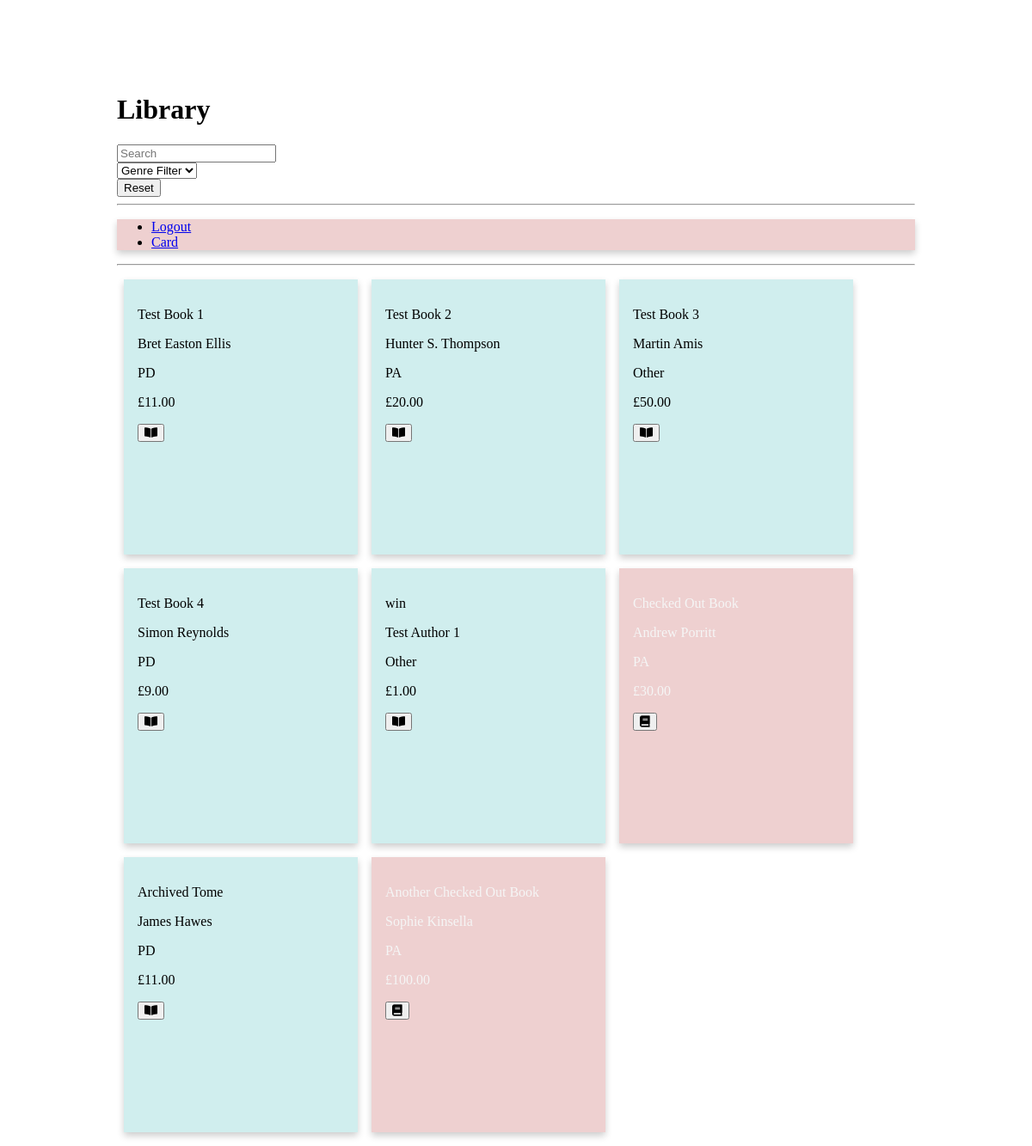
The app's page / (signed in) with its own data.
### library_books/models.py (models this page shows, shortened)
class Book(models.Model):
    title = models.CharField(max_length=254, default='')
    author = models.CharField(max_length=254, default='')
    genre = models.CharField(max_length=254, default='')
    price = models.DecimalField(max_digits=6, decimal_places=2)
    checkedOut = models.BooleanField(default=False)
    archived = models.BooleanField(default=False)

### library_books/views.py (the view)
# urls.py: path('', all_books, name='index'),
def all_books(request):
    books = Book.objects.all()
    return render(request, "books.html", {"books" : books})

### library_books/templates/books.html (shortened to what this page needs)
{% extends 'base.html' %}
{% block page_heading %}Library{% endblock %}
{% block content %}
    {% if user.is_authenticated %}
            <div class="lib_container">
                {% for book in books %}
                {% if book.checkedOut %}
                    <div class="lib_card checked">
                {% else %}
                    <div class="lib_card">
                {% endif %}
                        <p>{{ book.title}}</p>
                        <p>{{ book.author}}</p>
                        <p>{{ book.genre}}<p>
                {% if user.is_superuser %}
                    <p>£{{ book.price}}</p>
                {% endif %}
                {% if book.checkedOut %}
                    <button class="check_btn" name="check_in_out" type="submit">
                        <i class="fas fa-book" onClick="check_in_out"></i>
                    </button>
                {% else %}
                    <button class="check_btn" name="check_in_out" type="submit">
                        <i class="fas fa-book-open" onClick="check_in_out"></i>
                    </button>
                {% endif %}
            </div>
                {% endfor %}
    {% else %}
        <p>Please <a href="{% url 'login' %}">log in</a> to browse the Library</p>
    {% endif %}
</div>
{% endblock %}

### library_app/static/main.css (style rules this page uses)
.container { padding-top:5rem; padding-left:8rem; padding-right:8rem; }
.lib_container { display : flex; flex-direction: row; align-content: space-around; flex-wrap: wrap; }
.lib_card { background-color:#d0eeee; box-shadow: 0 4px 8px 0 rgba(0,0,0,0.2); transition: 0.3s; margin:.5rem; padding : 1rem; height : 18rem; width: 15rem; }
.checked { background-color: #eed0d0; color : whitesmoke; box-shadow: 0 4px 8px 0 rgba(0,0,0,0.2); transition: 0.3s; margin:.5rem; padding : 1rem; }
.check_btn { margin: 0 auto; display: block; position: absolute; text-align:center; }

### records on screen
Book: title "Test Book 1", author "Bret Easton Ellis", genre "PD", price "11.00", checkedOut False (drawn)
Book: title "Test Book 2", author "Hunter S. Thompson", genre "PA", price "20.00", checkedOut False (drawn)
Book: title "Test Book 3", author "Martin Amis", genre "Other", price "50.00", checkedOut False (drawn)
Book: title "Test Book 4", author "Simon Reynolds", genre "PD", price "9.00", checkedOut False (drawn)
Book: title "win", author "Test Author 1", genre "Other", price "1.00", checkedOut False (drawn)
Book: title "Checked Out Book", author "Andrew Porritt", genre "PA", price "30.00", checkedOut True (drawn)
Book: title "Archived Tome", author "James Hawes", genre "PD", price "11.00", checkedOut False (drawn)
Book: title "Another Checked Out Book", author "Sophie Kinsella", genre "PA", price "100.00", checkedOut True (drawn)
